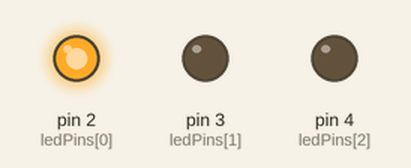
Recording of a sketch running on a simulated Arduino Uno, built with avr-gcc and run on an emulated ATmega328P. On the bench: output pins drawn as LEDs (lit = HIGH).

Above: at 0.07 s.
At 1.42 s:
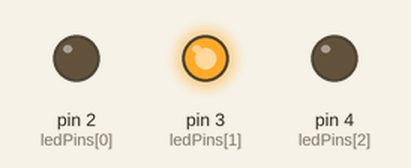
At 2.77 s:
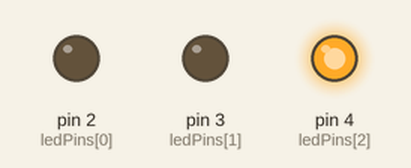
Timing chart, 0 to 3.1 s (numbered marks = the images above):
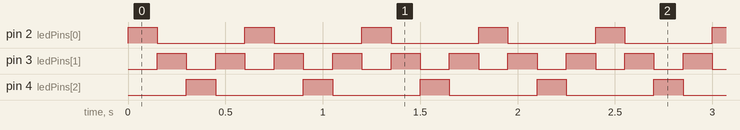

Measured:
- by itself, pin 2 (ledPins[0]), pin 4 (ledPins[2]): alternates HIGH for 0.15 s and LOW for 0.45 s
- by itself, pin 3 (ledPins[1]): alternates HIGH for 0.15 s and LOW for 0.15 s
- by itself, everything shown: repeats every 0.60 s, in 4 steps

The sketch:

ex05.ino
```cpp
const int ledPins[] = {2, 3, 4};
const int numLeds = 3;
const int delayTime = 150;

void setup() {
  for (int i = 0; i < numLeds; i++) {
    pinMode(ledPins[i], OUTPUT);
  }
}

void loop() {
  for (int i = 0; i < numLeds; i++) {
    digitalWrite(ledPins[i], HIGH);
    delay(delayTime);
    digitalWrite(ledPins[i], LOW);
  }

  for (int i = numLeds - 2; i >= 1; i--) {
    digitalWrite(ledPins[i], HIGH);
    delay(delayTime);
    digitalWrite(ledPins[i], LOW);
  }
}
```
